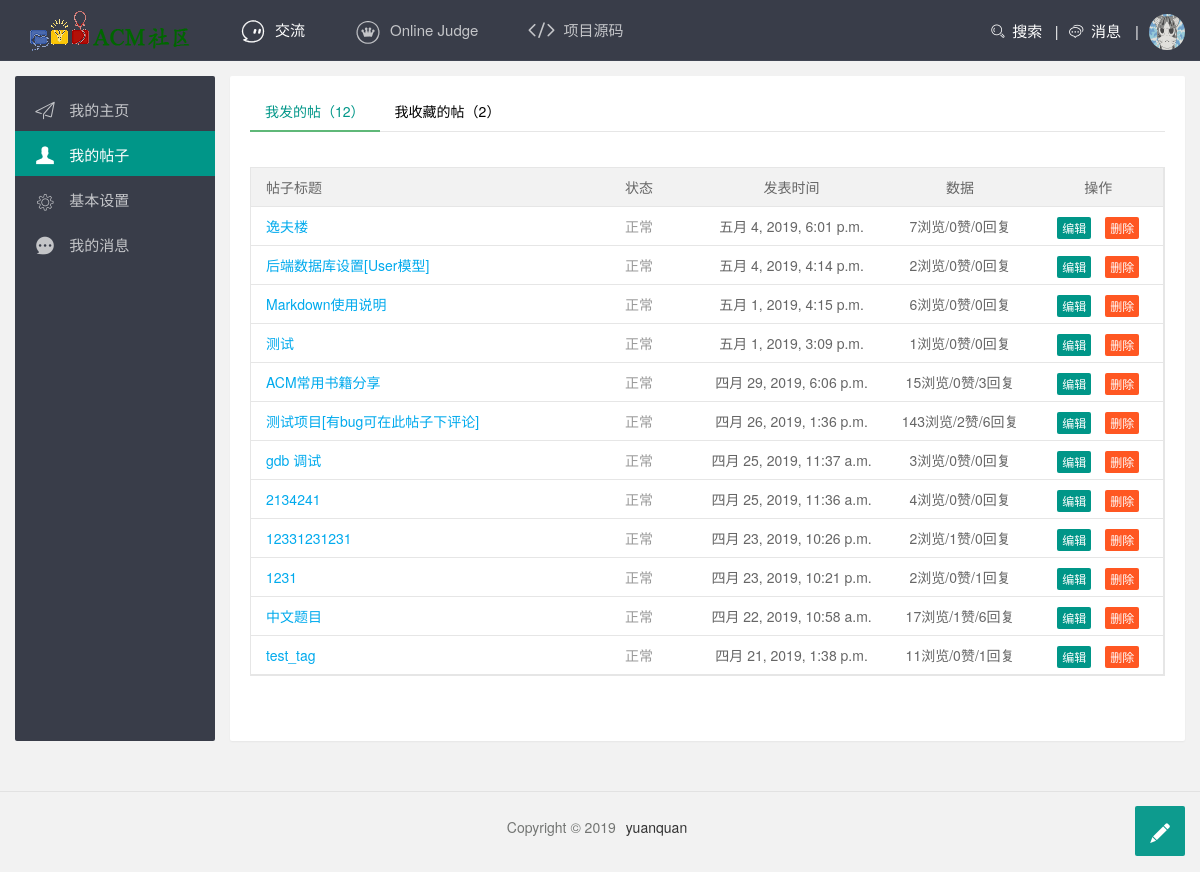
/user/ (signed in), run on an earlier commit of the app's database.
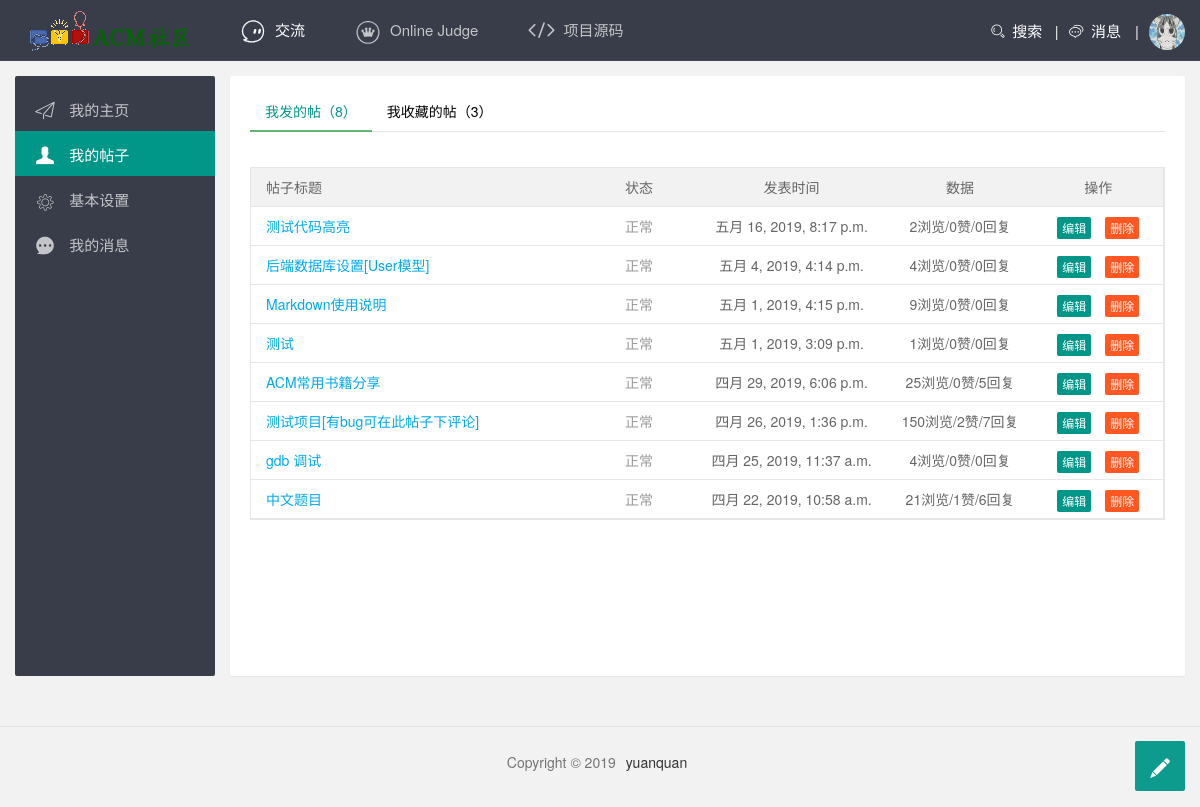
And on a later commit of the database.
### article/models.py (models this page shows, shortened)
class Article(models.Model):
    title = models.CharField(max_length=100, verbose_name='题目')
    content = MDTextField(verbose_name='内容')
    author = models.ForeignKey(settings.AUTH_USER_MODEL, on_delete=models.DO_NOTHING, default=1, verbose_name='作者')
    tags = models.ManyToManyField(ArticleTag, blank=True, verbose_name='标签')
    type = models.ForeignKey(ArticleType, on_delete=models.DO_NOTHING, default=1, verbose_name='类型')
    read_num = models.IntegerField(default=0, verbose_name='阅读数')
    comment_num = models.IntegerField(default=0, verbose_name='评论数')
    create_time = models.DateTimeField(auto_now_add=True, verbose_name='创建时间')
    update_time = models.DateTimeField(auto_now=True, verbose_name='最近更新')
    last_comment_time = models.DateTimeField(default=timezone.now, verbose_name='最近评论时间')
    display = models.BooleanField(default=True, verbose_name='是否显示')
    is_stick = models.BooleanField(default=False, verbose_name='是否置顶')
    def get_read_num(self):
        try:
            ct = ContentType.objects.get_for_model(Article)
            Readnum = ReadNum.objects.get(content_type=ct, object_id=self.pk)
            return Readnum.read_num
        except ObjectDoesNotExist:
            return 0
    class Meta:
        ordering = ['-create_time']
        verbose_name = '帖子'
        verbose_name_plural = verbose_name

### read_count/models.py (models this page shows)
class ReadNum(models.Model):
    content_type = models.ForeignKey(ContentType, on_delete=models.DO_NOTHING)
    object_id = models.PositiveIntegerField()
    content_object = GenericForeignKey('content_type', 'object_id')
    read_num = models.IntegerField(default=0, verbose_name='阅读数量')
    class Meta:
        ordering = ['-read_num']
        verbose_name = '阅读数量'
        verbose_name_plural = verbose_name

### comment/models.py (models this page shows, shortened)
class LikeCount(models.Model):
    content_type = models.ForeignKey(ContentType, on_delete=models.CASCADE)
    object_id = models.PositiveIntegerField()
    content_object = GenericForeignKey('content_type', 'object_id')
    like_num = models.IntegerField(default=0, verbose_name='赞')
    class Meta:
        verbose_name = '点赞数量'
        verbose_name_plural = verbose_name

class Comment(models.Model):
    content = models.TextField(verbose_name='评论内容')
    article = models.ForeignKey(Article, on_delete=models.CASCADE, verbose_name='文章')
    author = models.ForeignKey(settings.AUTH_USER_MODEL, on_delete=models.CASCADE, default=1, verbose_name='作者')
    create_time = models.DateTimeField(auto_now_add=True, verbose_name='创建时间')
    display = models.BooleanField(default=True, verbose_name='是否显示')
    class Meta:
        ordering = ["-create_time"]
        verbose_name = '评论'
        verbose_name_plural = verbose_name

### user/views.py (the view)
# urls.py: path('', views.index, name='user_info'),
def index(request):
    col = request.GET.get('col', '0')
    col = int(col)
    articles = Article.objects.filter(display=True, author=request.user)
    collect_articles = request.user.collect_articles.all()
    context = {
        'articles': articles,
        'collect_articles': collect_articles,
        'col': col,
    }
    return render(request, 'user/index.html', context=context)

### comment/templatetags/like_tags.py (called while the page is built)
@register.simple_tag
def get_like_count(obj):
    content_type = ContentType.objects.get_for_model(obj)
    like_count, created = LikeCount.objects.get_or_create(content_type=content_type, object_id=obj.pk)
    return like_count.like_num

### templates/user/index.html (shortened to what the changed rows need)
{% extends "template.html" %}
{% block add_head %}
    <link rel="stylesheet" href="/static/css/test.css">
{% endblock %}
{% load like_tags %}
{% block body %}
{% if request.user.is_authenticated %}
<div class="layui-container fly-marginTop fly-user-main">
    <ul class="layui-nav layui-nav-tree layui-inline" lay-filter="user">
        <li class="layui-nav-item">
            <a href="{% url 'user_home' request.user.username %}">
                <i class="layui-icon">&#xe609;</i>
                我的主页
            </a>
        </li>
        <li class="layui-nav-item layui-this">
            <a href={% url "user_info" %}>
                <i class="layui-icon">&#xe612;</i>
                我的帖子
        </li>
        <li class="layui-nav-item">
            <a href={% url "settings" %}>
                <i class="layui-icon">&#xe620;</i>
                基本设置
        </li>
        <li class="layui-nav-item">
            <a href={% url "message" %}>
                <i class="layui-icon">&#xe611;</i>
                我的消息
        </li>
    </ul>
    <div class="fly-panel fly-panel-user" pad20>
        <div class="layui-tab layui-tab-brief">
            <ul class="layui-tab-title" id="LAY_mine">
                <li data-type="mine-jie" id="w1" class="layui-this">
                    我发的帖（<span id="count_art">{{ articles|length }}</span>）
                </li>
                <li data-type="collection" id="w2">
                    我收藏的帖（<span id="count_coll">{{ collect_articles|length }}</span>）
                </li>
            </ul>
            <div class="layui-tab-content" style="padding: 20px 0;">
                <div class="layui-tab-content layui-tab-item layui-show" style="padding: 5px 0;">
                    <div class="layui-form layui-border-box layui-table-view">
                        <div class="layui-table-header">
                            <table cellspacing="0" cellpadding="0" border="0" class="layui-table"
                                   lay-skin="line" style="width: 100%">
                                <thead>
                                <tr>
                                    <th data-field="title" data-key="1-0-0" data-minwidth="300" class="laytable-cell-1-0-0">
                                        <div class="layui-table-cell">
                                            <span>帖子标题</span>
                                        </div>
                                    </th>
                                    <th data-field="status" data-key="1-0-1" class="laytable-cell-1-0-1">
                                        <div class="layui-table-cell " align="center"><span>状态</span>
                                        </div>
                                    </th>
                                    <th data-field="time" data-key="1-0-3" class="laytable-cell-1-0-2">
                                        <div class="layui-table-cell " align="center">
                                            <span>发表时间</span>
                                        </div>
                                    </th>
                                    <th data-field="4" data-key="1-0-4" class="laytable-cell-1-0-3">
                                        <div class="layui-table-cell" align="center">
                                            <span>数据</span>
                                        </div>
                                    </th>
                                    <th data-field="5" data-key="1-0-5" class="laytable-cell-1-0-4">
                                        <div class="layui-table-cell" align="center">
                                            <span>操作</span>
                                        </div>
                                    </th>
                                </tr>
                                </thead>
                                {% for article in articles %}
                                    <tr id="my_article_{{ article.pk }}">
                                        <td data-field="title" data-key="1-0-0"
                                            data-content={{ article.title }} data-minwidth="300" class="laytable-cell-1-0-0">
                                            <div class="layui-table-cell ">
                                                <a href="{% url "article_detail" article.pk %}" target="_blank"
                                                    class="layui-table-link">{{ article.title }}
                                                </a>
                                            </div>
                                        </td>
                                        <td data-field="status" data-key="1-0-1" align="center" class=" laytable-cell-1-0-1">
                                            <div class="layui-table-cell">
                                                <span style="color: #999;">正常</span>
                                            </div>
                                        </td>
                                        <td data-field="time" data-key="1-0-2" align="center" class="laytable-cell-1-0-2">
                                            <div class="layui-table-cell">{{ article.create_time }}</div>
                                        </td>
                                        <td data-field="4" data-key="1-0-3" align="center" class=" laytable-cell-1-0-3">
                                            <div class="layui-table-cell">
                                                <span style="font-size: 14px;">
                                                    {{ article.get_read_num }}浏览/{% get_like_count article %}赞/{{ article.comment_set.all|length }}回复
                                                </span>
                                            </div>
                                        </td>
                                        <td data-field="5" data-key="1-0-4" align="center" class="laytable-cell-1-0-4">
                                            <div class="layui-table-cell">
                                                <a class="layui-btn layui-btn-xs" href="{% url 'edit_article' article.pk %}">编辑</a>
                                                <button class="layui-btn layui-btn-xs layui-btn-danger"
                                                        id="del_{{ article.pk }}" onclick="delete_article({{ article.pk }})">
                                                    删除
                                                </button>
                                            </div>
                                        </td>
                                    </tr>
                                {% endfor %}
                            </table>
                        </div>
                    </div>
                </div>
            </div>
        </div>
    </div>
</div>
{% else %}
    {% include 'common/error404.html' %}
{% endif %}
{% endblock %}

What changed in the data, as far as the page shows it:
no longer on this page (row edited): Article: title "逸夫楼", create_time "五月 4, 2019, 6:01 p.m.", get_read_num "7", id.like_num "0", comment_set.all|length "0"
removed Article: title "2134241", create_time "四月 25, 2019, 11:36 a.m.", get_read_num "4", id.like_num "0", comment_set.all|length "0"
removed Article: title "12331231231", create_time "四月 23, 2019, 10:26 p.m.", get_read_num "2", id.like_num "1", comment_set.all|length "0"
removed Article: title "1231", create_time "四月 23, 2019, 10:21 p.m.", get_read_num "2", id.like_num "0", comment_set.all|length "1"
removed Article: title "test_tag", create_time "四月 21, 2019, 1:38 p.m.", get_read_num "11", id.like_num "0", comment_set.all|length "1"
added Article: title "测试代码高亮", create_time "五月 16, 2019, 8:17 p.m.", get_read_num "2", id.like_num "0", comment_set.all|length "0"
changed Article "后端数据库设置[User模型]": get_read_num "2" → "4"
changed Article "Markdown使用说明": get_read_num "6" → "9"
changed Article "ACM常用书籍分享": get_read_num "15" → "25"; comment_set.all|length "3" → "5"
changed Article "测试项目[有bug可在此帖子下评论]": get_read_num "143" → "150"; comment_set.all|length "6" → "7"
changed through a linked row, Article "gdb 调试": get_read_num "3" → "4"
changed through a linked row, Article "中文题目": get_read_num "17" → "21"
Also different on the page:
{{ articles|length }}: "12" → "8"
{{ collect_articles|length }}: "2" → "3"
